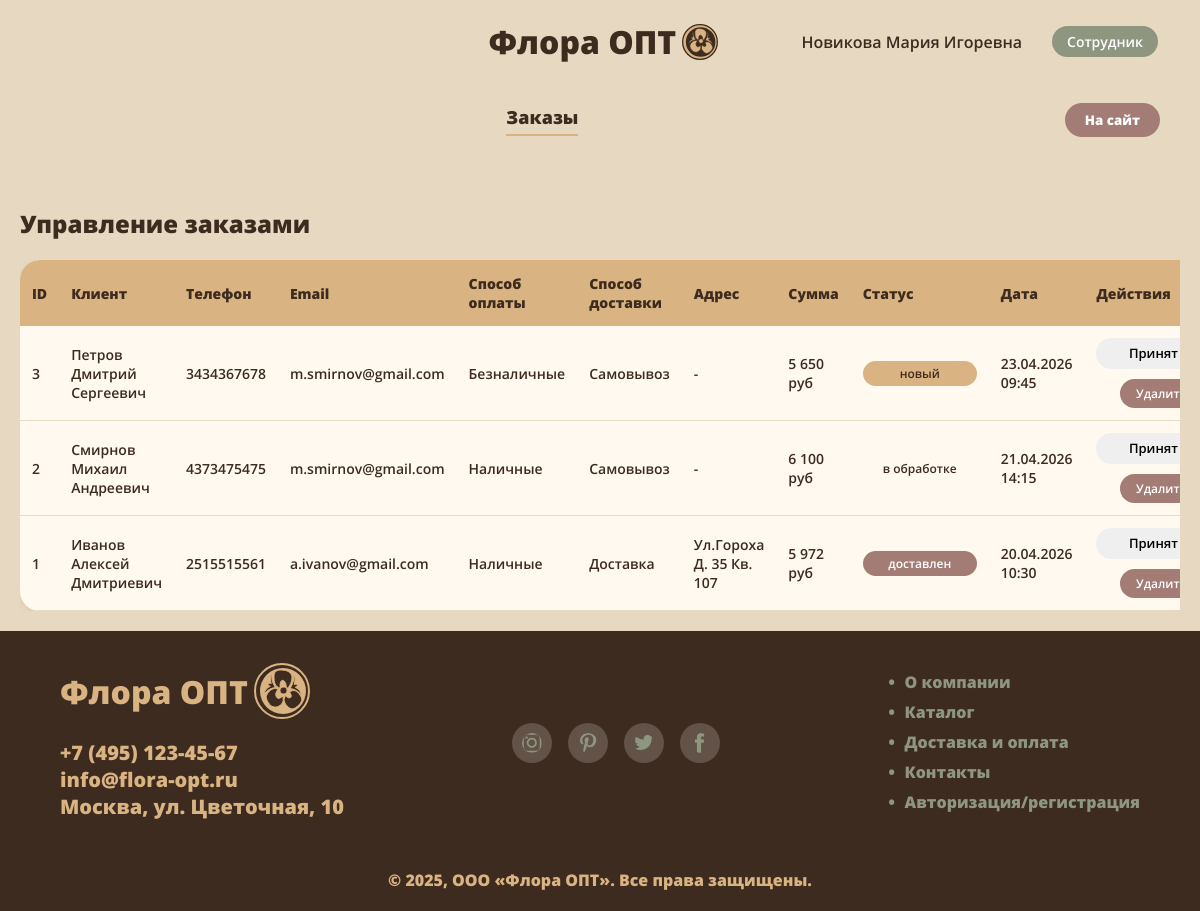
/index.php?page=admin (signed in), run on the app's committed database.
### tables this page shows
CREATE TABLE `zakaz` (
  `id` int NOT NULL,
  `id_klient` int NOT NULL,
  `id_users` int NOT NULL,
  `spos_opl` varchar(20) NOT NULL,
  `spos_dos` varchar(20) NOT NULL,
  `add_dos` varchar(200) NOT NULL,
  `opl_dos` int NOT NULL,
  `summa` int NOT NULL,
  `status` varchar(30) NOT NULL,
  `date` datetime NOT NULL DEFAULT CURRENT_TIMESTAMP
);

CREATE TABLE `klient` (
  `id` int NOT NULL,
  `name` varchar(100) NOT NULL,
  `e-mail` varchar(100) NOT NULL,
  `phone` varchar(16) NOT NULL,
  `password` varchar(255) NOT NULL
);

### components/admin.php (the view, shortened to what this page needs)
<?php
require_once __DIR__ . '/../config/db.php';
$userRole = isset($_SESSION['user_role']) ? $_SESSION['user_role'] : '';
$isAdmin = ($userRole == 'админ');
$activeTab = isset($_GET['tab']) ? $_GET['tab'] : ($isAdmin ? 'products' : 'orders');
try {
    $stmt = $pdo->prepare("
        SELECT z.*, k.name as client_name, k.phone as client_phone, k.`e-mail` as client_email
        FROM zakaz z
        JOIN klient k ON z.id_klient = k.id
        ORDER BY z.date DESC
    ");
    $stmt->execute();
    $orders = $stmt->fetchAll();
} catch (PDOException $e) {
    $orders = [];
}
?>
<div class="admin-header">
    <div class="admin-menu">
        <a href="?page=admin&tab=orders" class="admin-menu-link <?php echo $activeTab == 'orders' ? 'active' : ''; ?>">Заказы</a>
    </div>
    <div class="admin-buttons">
        <button class="admin-home-btn" onclick="window.location.href='index.php'">На сайт</button>
    </div>
</div>
<?php if ($activeTab == 'orders'): ?>
<div class="admin-users-section">
    <h2 class="admin-users-title">Управление заказами</h2>
    <div class="table-wrapper">
        <table class="admin-users-table">
            <thead>
                <tr>
                    <th>ID</th>
                    <th>Клиент</th>
                    <th>Телефон</th>
                    <th>Email</th>
                    <th>Способ оплаты</th>
                    <th>Способ доставки</th>
                    <th>Адрес</th>
                    <th>Сумма</th>
                    <th>Статус</th>
                    <th>Дата</th>
                    <th>Действия</th>
                </tr>
            </thead>
            <tbody>
                <?php if (count($orders) > 0): ?>
                    <?php foreach ($orders as $order): ?>
                        <tr id="order-row-<?php echo $order['id']; ?>">
                            <td><?php echo $order['id']; ?></td>
                            <td><?php echo htmlspecialchars($order['client_name']); ?></td>
                            <td><?php echo htmlspecialchars($order['client_phone']); ?></td>
                            <td><?php echo htmlspecialchars($order['client_email']); ?></td>
                            <td><?php echo htmlspecialchars($order['spos_opl']); ?></td>
                            <td><?php echo htmlspecialchars($order['spos_dos']); ?></td>
                            <td><?php echo htmlspecialchars($order['add_dos']); ?></td>
                            <td><?php echo number_format($order['summa'], 0, ',', ' '); ?> руб</td>
                            <td>
                                <span class="status-badge status-<?php echo $order['status']; ?>">
                                    <?php echo htmlspecialchars($order['status']); ?>
                                </span>
                            </td>
                            <td><?php echo date('d.m.Y H:i', strtotime($order['date'])); ?></td>
                            <td>
                                <div class="admin-card-buttons">
                                    <select class="status-select status-select-<?php
                                        $statusClass = '';
                                        echo $statusClass;
                                    ?>" data-order-id="<?php echo $order['id']; ?>" data-current-status="<?php echo $order['status']; ?>">
                                        <option value="принят" class="status-option-new" <?php echo $order['status'] == 'принят' ? 'selected' : ''; ?>>Принят</option>
                                    </select>
                                    <button class="btn-delete" onclick="deleteOrder(<?php echo $order['id']; ?>)">Удалить</button>
                                </div>
                            </td>
                        </tr>
                    <?php endforeach; ?>
                <?php else: ?>
                    <tr><td colspan="11" style="text-align: center;">Нет заказов</td>\n                <?php endif; ?>
            </tbody>
        </table>
    </div>
</div>
<?php endif; ?>

### css/style.css (style rules this page uses)
* { margin: 0; padding: 0; }
body { max-width: 1920px; margin: 0 auto; overflow-x: hidden; }
:root { --dark-oak: #3d2b1f; --muted-sage: #8e9680; --dusty-mauve: #a37c76; --warm-amber: #d9b382; --vintage-cream: #e6d8c1; --fs-h1: 32px; --fs-h2: 26px; --fs-h3: 20px; --fs-small: 16px; --fs-body: 14px; }
a { color: var(--muted-sage); text-decoration: none; cursor: pointer; }
.admin-header { display: flex; justify-content: space-between; align-items: center; flex-wrap: wrap; gap: 20px; padding: 20px 40px; background-color: #e6d8c1; margin-bottom: 30px; }
.admin-menu { display: flex; gap: 30px; margin: 0 auto; }
.admin-menu-link { font-family: Extra-Bold; color: #8e9680; text-decoration: none; font-size: 18px; transition: color 0.3s ease; }
.admin-menu-link.active { color: #3d2b1f; border-bottom: 2px solid #d9b382; padding-bottom: 5px; }
.admin-buttons { display: flex; gap: 15px; }
.admin-home-btn { background: #a37c76; color: white; border: none; padding: 8px 20px; border-radius: 40px; font-family: Extra-Bold; cursor: pointer; transition: all 0.3s ease; }
.admin-users-section { padding: 20px; margin-top: 20px; }
.admin-users-title { font-family: Extra-Bold; color: #3d2b1f; font-size: 24px; margin-bottom: 20px; }
.table-wrapper { overflow-x: auto; }
.admin-users-table { width: 100%; border-collapse: collapse; background: #fff9f0; border-radius: 20px; overflow: hidden; box-shadow: 0 2px 10px rgba(0, 0, 0, 0.05); }
.admin-users-table th { background: #d9b382; padding: 14px 12px; font-family: Extra-Bold; color: #3d2b1f; text-align: left; font-size: 14px; }
.admin-users-table td { padding: 12px; border-bottom: 1px solid #e6d8c1; font-family: Semi-Bold; color: #3d2b1f; font-size: 14px; }
.status-badge { display: inline-block; padding: 4px 12px; border-radius: 20px; font-size: 12px; font-family: Semi-Bold; font-weight: 600; text-align: center; min-width: 90px; }
.status-новый { background: #d9b382; color: #3d2b1f; }
.status-доставлен { background: #a37c76; color: white; }
.status-select { padding: 8px 28px 8px 12px; border-radius: 25px; border: none; font-family: Semi-Bold; font-size: 13px; cursor: pointer; transition: all 0.3s ease; font-weight: 600; text-align: center; min-width: 130px; appearance: none; -webkit-appearance: none; background-repeat: no-repeat; background-position: right 10px center; background-size: 14px; }
.admin-card-buttons { display: flex; gap: 10px; justify-content: center; flex-wrap: wrap; }
.btn-delete { background: #a37c76; color: white; border: none; padding: 6px 16px; border-radius: 25px; font-family: Semi-Bold; font-size: 12px; cursor: pointer; transition: all 0.3s ease; margin: 0; display: inline-block; }

### data on the page
zakaz: id "3", id_klient.name "Петров Дмитрий Сергеевич", id_klient.phone "3434367678", id_klient "m.smirnov@gmail.com", spos_opl "Безналичные", spos_dos "Самовывоз", add_dos "-", summa "5 650", status "новый", date "23.04.2026 09:45", id+status "Принят"
zakaz: id "2", id_klient.name "Смирнов Михаил Андреевич", id_klient.phone "4373475475", id_klient "m.smirnov@gmail.com", spos_opl "Наличные", spos_dos "Самовывоз", add_dos "-", summa "6 100", status "в обработке", date "21.04.2026 14:15", id+status "Принят"
zakaz: id "1", id_klient.name "Иванов Алексей Дмитриевич", id_klient.phone "2515515561", id_klient "a.ivanov@gmail.com", spos_opl "Наличные", spos_dos "Доставка", add_dos "Ул.Гороха Д. 35 Кв. 107", summa "5 972", status "доставлен", date "20.04.2026 10:30", id+status "Принят"

### other printed values
$_SESSION['user_name'] "Новикова Мария Игоревна"
$btnText "Сотрудник"
